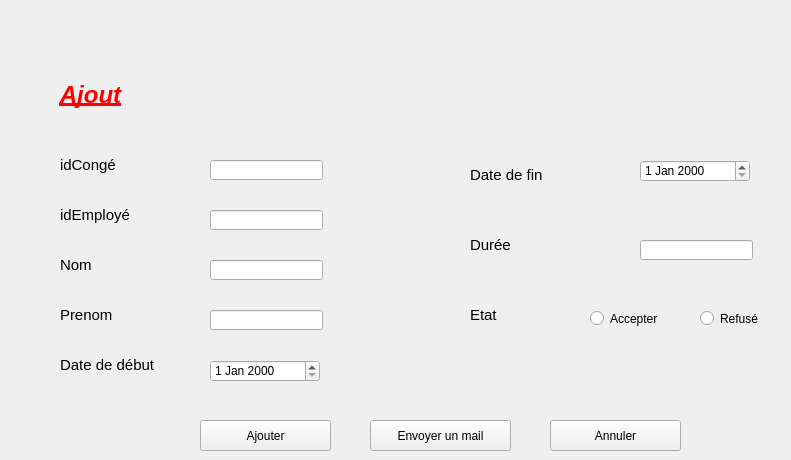
      <widget class="QWidget" name="tab_11">
       <attribute name="title">
        <string>Ajouter</string>
       </attribute>
       <widget class="QLabel" name="label_35">
        <property name="geometry">
         <rect>
          <x>20</x>
          <y>80</y>
          <width>141</width>
          <height>31</height>
         </rect>
        </property>
        <property name="minimumSize">
         <size>
          <width>141</width>
          <height>0</height>
         </size>
        </property>
        <property name="maximumSize">
         <size>
          <width>141</width>
          <height>16777215</height>
         </size>
        </property>
        <property name="text">
         <string>&lt;html&gt;&lt;head/&gt;&lt;body&gt;&lt;p align=&quot;center&quot;&gt;&lt;span style=&quot; font-size:18pt; font-weight:600; font-style:italic; text-decoration: underline; color:#ff0000;&quot;&gt;Ajout&lt;/span&gt;&lt;/p&gt;&lt;/body&gt;&lt;/html&gt;</string>
        </property>
        <property name="wordWrap">
         <bool>false</bool>
        </property>
        <property name="openExternalLinks">
         <bool>false</bool>
        </property>
       </widget>
       <widget class="QLabel" name="label_36">
        <property name="geometry">
         <rect>
          <x>60</x>
          <y>150</y>
          <width>111</width>
          <height>31</height>
         </rect>
        </property>
        <property name="text">
         <string>&lt;html&gt;&lt;head/&gt;&lt;body&gt;&lt;p&gt;&lt;span style=&quot; font-size:11pt;&quot;&gt;idCongé&lt;/span&gt;&lt;/p&gt;&lt;/body&gt;&lt;/html&gt;</string>
        </property>
       </widget>
       <widget class="QLabel" name="label_37">
        <property name="geometry">
         <rect>
          <x>60</x>
          <y>250</y>
          <width>111</width>
          <height>31</height>
         </rect>
        </property>
        <property name="text">
         <string>&lt;html&gt;&lt;head/&gt;&lt;body&gt;&lt;p&gt;&lt;span style=&quot; font-size:11pt;&quot;&gt;Nom&lt;/span&gt;&lt;/p&gt;&lt;/body&gt;&lt;/html&gt;</string>
        </property>
       </widget>
       <widget class="QLabel" name="label_38">
        <property name="geometry">
         <rect>
          <x>60</x>
          <y>300</y>
          <width>111</width>
          <height>31</height>
         </rect>
        </property>
        <property name="text">
         <string>&lt;html&gt;&lt;head/&gt;&lt;body&gt;&lt;p&gt;&lt;span style=&quot; font-size:11pt;&quot;&gt;Prenom&lt;/span&gt;&lt;/p&gt;&lt;/body&gt;&lt;/html&gt;</string>
        </property>
       </widget>
       <widget class="QLabel" name="label_43">
        <property name="geometry">
         <rect>
          <x>60</x>
          <y>350</y>
          <width>131</width>
          <height>31</height>
         </rect>
        </property>
        <property name="text">
         <string>&lt;html&gt;&lt;head/&gt;&lt;body&gt;&lt;p&gt;&lt;span style=&quot; font-size:11pt;&quot;&gt;Date de début&lt;/span&gt;&lt;/p&gt;&lt;/body&gt;&lt;/html&gt;</string>
        </property>
       </widget>
       <widget class="QLabel" name="label_44">
        <property name="geometry">
         <rect>
          <x>470</x>
          <y>230</y>
          <width>151</width>
          <height>31</height>
         </rect>
        </property>
        <property name="text">
         <string>&lt;html&gt;&lt;head/&gt;&lt;body&gt;&lt;p&gt;&lt;span style=&quot; font-size:11pt;&quot;&gt;Durée&lt;/span&gt;&lt;/p&gt;&lt;/body&gt;&lt;/html&gt;</string>
        </property>
       </widget>
       <widget class="QDateEdit" name="dateEdit_5">
        <property name="geometry">
         <rect>
          <x>210</x>
          <y>360</y>
          <width>110</width>
          <height>22</height>
         </rect>
        </property>
       </widget>
       <widget class="QLabel" name="label_45">
        <property name="geometry">
         <rect>
          <x>470</x>
          <y>160</y>
          <width>151</width>
          <height>31</height>
         </rect>
        </property>
        <property name="text">
         <string>&lt;html&gt;&lt;head/&gt;&lt;body&gt;&lt;p&gt;&lt;span style=&quot; font-size:11pt;&quot;&gt;Date de fin&lt;/span&gt;&lt;/p&gt;&lt;/body&gt;&lt;/html&gt;</string>
        </property>
       </widget>
       <widget class="QLabel" name="label_46">
        <property name="geometry">
         <rect>
          <x>470</x>
          <y>300</y>
          <width>151</width>
          <height>31</height>
         </rect>
        </property>
        <property name="text">
         <string>&lt;html&gt;&lt;head/&gt;&lt;body&gt;&lt;p&gt;&lt;span style=&quot; font-size:11pt;&quot;&gt;Etat&lt;/span&gt;&lt;/p&gt;&lt;/body&gt;&lt;/html&gt;</string>
        </property>
       </widget>
       <widget class="QPushButton" name="pushButton_16">
        <property name="geometry">
         <rect>
          <x>200</x>
          <y>420</y>
          <width>131</width>
          <height>31</height>
         </rect>
        </property>
        <property name="text">
         <string>Ajouter</string>
        </property>
       </widget>
       <widget class="QPushButton" name="pushButton_17">
        <property name="geometry">
         <rect>
          <x>550</x>
          <y>420</y>
          <width>131</width>
          <height>31</height>
         </rect>
        </property>
        <property name="text">
         <string>Annuler</string>
        </property>
       </widget>
       <widget class="QLineEdit" name="lineEdit_13">
        <property name="geometry">
         <rect>
          <x>210</x>
          <y>160</y>
          <width>113</width>
          <height>20</height>
         </rect>
        </property>
       </widget>
       <widget class="QLineEdit" name="lineEdit_16">
        <property name="geometry">
         <rect>
          <x>210</x>
          <y>260</y>
          <width>113</width>
          <height>20</height>
         </rect>
        </property>
       </widget>
       <widget class="QLineEdit" name="lineEdit_17">
        <property name="geometry">
         <rect>
          <x>210</x>
          <y>310</y>
          <width>113</width>
          <height>20</height>
         </rect>
        </property>
       </widget>
       <widget class="QLineEdit" name="lineEdit_19">
        <property name="geometry">
         <rect>
          <x>640</x>
          <y>240</y>
          <width>113</width>
          <height>20</height>
         </rect>
        </property>
       </widget>
       <widget class="QDateEdit" name="dateEdit_7">
        <property name="geometry">
         <rect>
          <x>640</x>
          <y>160</y>
          <width>110</width>
          <height>22</height>
         </rect>
        </property>
       </widget>
       <widget class="QLineEdit" name="lineEdit_18">
        <property name="geometry">
         <rect>
          <x>210</x>
          <y>210</y>
          <width>113</width>
          <height>20</height>
         </rect>
        </property>
       </widget>
       <widget class="QLabel" name="label_60">
        <property name="geometry">
         <rect>
          <x>60</x>
          <y>200</y>
          <width>111</width>
          <height>31</height>
         </rect>
        </property>
        <property name="text">
         <string>&lt;html&gt;&lt;head/&gt;&lt;body&gt;&lt;p&gt;&lt;span style=&quot; font-size:11pt;&quot;&gt;idEmployé&lt;/span&gt;&lt;/p&gt;&lt;/body&gt;&lt;/html&gt;</string>
        </property>
       </widget>
       <widget class="QPushButton" name="pushButton_27">
        <property name="geometry">
         <rect>
          <x>370</x>
          <y>420</y>
          <width>141</width>
          <height>31</height>
         </rect>
        </property>
        <property name="text">
         <string>Envoyer un mail</string>
        </property>
       </widget>
       <widget class="QRadioButton" name="radioButton">
        <property name="geometry">
         <rect>
          <x>590</x>
          <y>310</y>
          <width>82</width>
          <height>17</height>
         </rect>
        </property>
        <property name="text">
         <string>Accepter</string>
        </property>
       </widget>
       <widget class="QRadioButton" name="radioButton_2">
        <property name="geometry">
         <rect>
          <x>700</x>
          <y>310</y>
          <width>82</width>
          <height>17</height>
         </rect>
        </property>
        <property name="text">
         <string>Refusé</string>
        </property>
       </widget>
      </widget>
